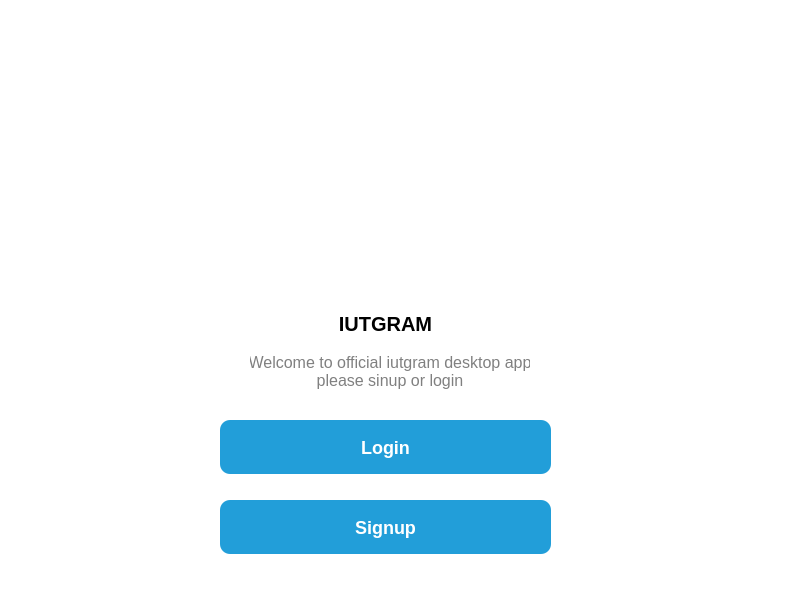
<?xml version="1.0" encoding="UTF-8"?>
<ui version="4.0">
 <class>SetupMain</class>
 <widget class="QWidget" name="SetupMain">
  <property name="geometry">
   <rect>
    <x>0</x>
    <y>0</y>
    <width>800</width>
    <height>600</height>
   </rect>
  </property>
  <property name="minimumSize">
   <size>
    <width>800</width>
    <height>600</height>
   </size>
  </property>
  <property name="maximumSize">
   <size>
    <width>800</width>
    <height>600</height>
   </size>
  </property>
  <property name="windowTitle">
   <string>iutgram</string>
  </property>
  <property name="windowIcon">
   <iconset resource="source.qrc">
    <normaloff>:/src/img/65456.png</normaloff>:/src/img/65456.png</iconset>
  </property>
  <widget class="QStackedWidget" name="stackedWidget">
   <property name="geometry">
    <rect>
     <x>0</x>
     <y>0</y>
     <width>800</width>
     <height>600</height>
    </rect>
   </property>
   <property name="currentIndex">
    <number>0</number>
   </property>
   <widget class="QWidget" name="startPage">
    <property name="styleSheet">
     <string notr="true">background-color:white;</string>
    </property>
    <widget class="QLabel" name="label">
     <property name="geometry">
      <rect>
       <x>0</x>
       <y>0</y>
       <width>801</width>
       <height>271</height>
      </rect>
     </property>
     <property name="text">
      <string/>
     </property>
     <property name="pixmap">
      <pixmap resource="source.qrc">:/src/img/baner.png</pixmap>
     </property>
     <property name="scaledContents">
      <bool>true</bool>
     </property>
    </widget>
    <widget class="QLabel" name="label_2">
     <property name="geometry">
      <rect>
       <x>340</x>
       <y>310</y>
       <width>91</width>
       <height>27</height>
      </rect>
     </property>
     <property name="sizePolicy">
      <sizepolicy hsizetype="Preferred" vsizetype="Fixed">
       <horstretch>3</horstretch>
       <verstretch>7</verstretch>
      </sizepolicy>
     </property>
     <property name="styleSheet">
      <string notr="true">color : black;
font-weight:bold;
font-size: 20px;
text-align:center;
</string>
     </property>
     <property name="text">
      <string>IUTGRAM</string>
     </property>
     <property name="alignment">
      <set>Qt::AlignCenter</set>
     </property>
    </widget>
    <widget class="QPushButton" name="btn_start_signup">
     <property name="geometry">
      <rect>
       <x>220</x>
       <y>500</y>
       <width>331</width>
       <height>54</height>
      </rect>
     </property>
     <property name="cursor">
      <cursorShape>PointingHandCursor</cursorShape>
     </property>
     <property name="styleSheet">
      <string notr="true">border-radius:10px;
background-color:#229ED9;
color:white;
font-size:18px;
font-weight:bold;
padding: 15px 0;
</string>
     </property>
     <property name="text">
      <string>Signup</string>
     </property>
    </widget>
    <widget class="QLabel" name="label_3">
     <property name="geometry">
      <rect>
       <x>250</x>
       <y>350</y>
       <width>280</width>
       <height>42</height>
      </rect>
     </property>
     <property name="sizePolicy">
      <sizepolicy hsizetype="Preferred" vsizetype="Fixed">
       <horstretch>0</horstretch>
       <verstretch>0</verstretch>
      </sizepolicy>
     </property>
     <property name="styleSheet">
      <string notr="true">color : gray;
font-size:16px;</string>
     </property>
     <property name="text">
      <string>Welcome to official iutgram desktop app
please sinup or login</string>
     </property>
     <property name="alignment">
      <set>Qt::AlignCenter</set>
     </property>
    </widget>
    <widget class="QPushButton" name="btn_start_login">
     <property name="geometry">
      <rect>
       <x>220</x>
       <y>420</y>
       <width>331</width>
       <height>54</height>
      </rect>
     </property>
     <property name="cursor">
      <cursorShape>PointingHandCursor</cursorShape>
     </property>
     <property name="styleSheet">
      <string notr="true">border-radius:10px;
background-color:#229ED9;
color:white;
font-size:18px;
font-weight:bold;
padding : 15px 0;</string>
     </property>
     <property name="text">
      <string>Login</string>
     </property>
    </widget>
   </widget>
   <widget class="QWidget" name="loginPage">
    <widget class="QWidget" name="loginForm" native="true">
     <property name="geometry">
      <rect>
       <x>120</x>
       <y>100</y>
       <width>571</width>
       <height>421</height>
      </rect>
     </property>
     <property name="styleSheet">
      <string notr="true">#loginForm{background-color:white;
border-radius:10px;
}</string>
     </property>
     <widget class="QLabel" name="label_4">
      <property name="geometry">
       <rect>
        <x>50</x>
        <y>30</y>
        <width>51</width>
        <height>31</height>
       </rect>
      </property>
      <property name="styleSheet">
       <string notr="true">color:black;
font-weight:bold;
font-size:18px;
background-color:white;</string>
      </property>
      <property name="text">
       <string>Login</string>
      </property>
     </widget>
     <widget class="QLabel" name="label_5">
      <property name="geometry">
       <rect>
        <x>50</x>
        <y>80</y>
        <width>391</width>
        <height>41</height>
       </rect>
      </property>
      <property name="styleSheet">
       <string notr="true">color:gray;
font-weight:400;
font-size:14px;
background-color:white;</string>
      </property>
      <property name="text">
       <string>Please Enter your username and password
to login to your account</string>
      </property>
     </widget>
     <widget class="QLabel" name="label_6">
      <property name="geometry">
       <rect>
        <x>50</x>
        <y>180</y>
        <width>101</width>
        <height>31</height>
       </rect>
      </property>
      <property name="styleSheet">
       <string notr="true">color:gray;
font-weight:400;
font-size:16px;
background-color:white;</string>
      </property>
      <property name="text">
       <string>username</string>
      </property>
     </widget>
     <widget class="QLineEdit" name="input_login_username">
      <property name="geometry">
       <rect>
        <x>50</x>
        <y>210</y>
        <width>451</width>
        <height>24</height>
       </rect>
      </property>
      <property name="focusPolicy">
       <enum>Qt::ClickFocus</enum>
      </property>
      <property name="styleSheet">
       <string notr="true">#input_login_username
{
outline:none;
border:none;
border-bottom:1px solid lightgray;
background-color:white;
}
#input_login_username:focus
{
border-bottom:1px solid #40ABE3;
}</string>
      </property>
     </widget>
     <widget class="QLabel" name="label_7">
      <property name="geometry">
       <rect>
        <x>50</x>
        <y>260</y>
        <width>101</width>
        <height>31</height>
       </rect>
      </property>
      <property name="styleSheet">
       <string notr="true">color:gray;
font-weight:400;
font-size:16px;
background-color:white;</string>
      </property>
      <property name="text">
       <string>passsword</string>
      </property>
     </widget>
     <widget class="QLineEdit" name="input_login_password">
      <property name="geometry">
       <rect>
        <x>50</x>
        <y>300</y>
        <width>451</width>
        <height>24</height>
       </rect>
      </property>
      <property name="focusPolicy">
       <enum>Qt::ClickFocus</enum>
      </property>
      <property name="styleSheet">
       <string notr="true">#input_login_password
{
outline:none;
border:none;
border-bottom:1px solid lightgray;
background-color:white;
}
#input_login_password:focus
{
border-bottom:1px solid #40ABE3;
}</string>
      </property>
      <property name="echoMode">
       <enum>QLineEdit::Password</enum>
      </property>
     </widget>
    </widget>
    <widget class="QWidget" name="widget" native="true">
     <property name="geometry">
      <rect>
       <x>0</x>
       <y>0</y>
       <width>801</width>
       <height>181</height>
      </rect>
     </property>
     <property name="styleSheet">
      <string notr="true">background-color: #5683A4;</string>
     </property>
    </widget>
    <widget class="QPushButton" name="btn_login_login">
     <property name="geometry">
      <rect>
       <x>180</x>
       <y>490</y>
       <width>211</width>
       <height>51</height>
      </rect>
     </property>
     <property name="cursor">
      <cursorShape>PointingHandCursor</cursorShape>
     </property>
     <property name="styleSheet">
      <string notr="true">border-radius:10px;
background-color:#5683A4;
color:white;
font-size:18px;
font-weight:bold;
padding : 15px 0;</string>
     </property>
     <property name="text">
      <string>login</string>
     </property>
    </widget>
    <widget class="QPushButton" name="btn_login_cancel">
     <property name="geometry">
      <rect>
       <x>430</x>
       <y>490</y>
       <width>211</width>
       <height>51</height>
      </rect>
     </property>
     <property name="cursor">
      <cursorShape>PointingHandCursor</cursorShape>
     </property>
     <property name="styleSheet">
      <string notr="true">border-radius:10px;
background-color:#519BC7;
color:white;
font-size:18px;
font-weight:bold;
padding : 15px 0;</string>
     </property>
     <property name="text">
      <string>Cancel</string>
     </property>
    </widget>
    <zorder>widget</zorder>
    <zorder>loginForm</zorder>
    <zorder>btn_login_login</zorder>
    <zorder>btn_login_cancel</zorder>
   </widget>
   <widget class="QWidget" name="signupPage">
    <widget class="QWidget" name="signupForm" native="true">
     <property name="geometry">
      <rect>
       <x>120</x>
       <y>50</y>
       <width>571</width>
       <height>501</height>
      </rect>
     </property>
     <property name="styleSheet">
      <string notr="true">#signupForm{
background-color:white;
border-radius:10px;
}</string>
     </property>
     <widget class="QLabel" name="label_8">
      <property name="geometry">
       <rect>
        <x>50</x>
        <y>30</y>
        <width>71</width>
        <height>31</height>
       </rect>
      </property>
      <property name="styleSheet">
       <string notr="true">color:black;
font-weight:bold;
font-size:18px;
background-color:white;</string>
      </property>
      <property name="text">
       <string>SignUp</string>
      </property>
     </widget>
     <widget class="QLabel" name="label_9">
      <property name="geometry">
       <rect>
        <x>50</x>
        <y>80</y>
        <width>391</width>
        <height>41</height>
       </rect>
      </property>
      <property name="styleSheet">
       <string notr="true">color:gray;
font-weight:400;
font-size:14px;
background-color:white;</string>
      </property>
      <property name="text">
       <string>Please Enter your personal information
to create an account</string>
      </property>
     </widget>
     <widget class="QLabel" name="label_10">
      <property name="geometry">
       <rect>
        <x>50</x>
        <y>290</y>
        <width>101</width>
        <height>31</height>
       </rect>
      </property>
      <property name="styleSheet">
       <string notr="true">color:gray;
font-weight:400;
font-size:16px;
background-color:white;</string>
      </property>
      <property name="text">
       <string>username</string>
      </property>
     </widget>
     <widget class="QLineEdit" name="input_signup_password">
      <property name="geometry">
       <rect>
        <x>50</x>
        <y>390</y>
        <width>451</width>
        <height>24</height>
       </rect>
      </property>
      <property name="focusPolicy">
       <enum>Qt::ClickFocus</enum>
      </property>
      <property name="styleSheet">
       <string notr="true">#input_signup_password
{
outline:none;
border:none;
border-bottom:1px solid lightgray;
background-color:white;
}
#input_signup_password:focus
{
border-bottom:1px solid #40ABE3;
}</string>
      </property>
      <property name="echoMode">
       <enum>QLineEdit::Password</enum>
      </property>
     </widget>
     <widget class="QLabel" name="label_11">
      <property name="geometry">
       <rect>
        <x>50</x>
        <y>360</y>
        <width>101</width>
        <height>31</height>
       </rect>
      </property>
      <property name="styleSheet">
       <string notr="true">color:gray;
font-weight:400;
font-size:16px;
background-color:white;</string>
      </property>
      <property name="text">
       <string>passsword</string>
      </property>
     </widget>
     <widget class="QLineEdit" name="input_signup_username">
      <property name="geometry">
       <rect>
        <x>50</x>
        <y>320</y>
        <width>451</width>
        <height>21</height>
       </rect>
      </property>
      <property name="focusPolicy">
       <enum>Qt::ClickFocus</enum>
      </property>
      <property name="styleSheet">
       <string notr="true">#input_signup_username
{
outline:none;
border:none;
border-bottom:1px solid lightgray;
background-color:white;
}
#input_signup_username:focus
{
border-bottom:1px solid #40ABE3;
}</string>
      </property>
      <property name="echoMode">
       <enum>QLineEdit::Normal</enum>
      </property>
     </widget>
     <widget class="QLabel" name="label_12">
      <property name="geometry">
       <rect>
        <x>50</x>
        <y>150</y>
        <width>101</width>
        <height>31</height>
       </rect>
      </property>
      <property name="styleSheet">
       <string notr="true">color:gray;
font-weight:400;
font-size:16px;
background-color:white;</string>
      </property>
      <property name="text">
       <string>firstname</string>
      </property>
     </widget>
     <widget class="QLabel" name="label_13">
      <property name="geometry">
       <rect>
        <x>50</x>
        <y>220</y>
        <width>101</width>
        <height>31</height>
       </rect>
      </property>
      <property name="styleSheet">
       <string notr="true">color:gray;
font-weight:400;
font-size:16px;
background-color:white;</string>
      </property>
      <property name="text">
       <string>lastname</string>
      </property>
     </widget>
     <widget class="QLineEdit" name="input_firstname">
      <property name="geometry">
       <rect>
        <x>50</x>
        <y>180</y>
        <width>451</width>
        <height>24</height>
       </rect>
      </property>
      <property name="focusPolicy">
       <enum>Qt::ClickFocus</enum>
      </property>
      <property name="styleSheet">
       <string notr="true">#input_firstname
{
outline:none;
border:none;
border-bottom:1px solid lightgray;
background-color:white;
}
#input_firstname:focus
{
border-bottom:1px solid #40ABE3;
}</string>
      </property>
      <property name="echoMode">
       <enum>QLineEdit::Normal</enum>
      </property>
     </widget>
     <widget class="QLineEdit" name="input_lastname">
      <property name="geometry">
       <rect>
        <x>50</x>
        <y>250</y>
        <width>451</width>
        <height>24</height>
       </rect>
      </property>
      <property name="focusPolicy">
       <enum>Qt::ClickFocus</enum>
      </property>
      <property name="styleSheet">
       <string notr="true">#input_lastname
{
outline:none;
border:none;
border-bottom:1px solid lightgray;
background-color:white;
}
#input_lastname:focus
{
border-bottom:1px solid #40ABE3;
}</string>
      </property>
      <property name="echoMode">
       <enum>QLineEdit::Normal</enum>
      </property>
     </widget>
    </widget>
    <widget class="QWidget" name="widget_4" native="true">
     <property name="geometry">
      <rect>
       <x>0</x>
       <y>0</y>
       <width>801</width>
       <height>181</height>
      </rect>
     </property>
     <property name="styleSheet">
      <string notr="true">background-color: #5683A4;</string>
     </property>
    </widget>
    <widget class="QPushButton" name="btn_signup_signup">
     <property name="geometry">
      <rect>
       <x>190</x>
       <y>520</y>
       <width>211</width>
       <height>51</height>
      </rect>
     </property>
     <property name="cursor">
      <cursorShape>PointingHandCursor</cursorShape>
     </property>
     <property name="styleSheet">
      <string notr="true">border-radius:10px;
background-color:#5683A4;
color:white;
font-size:18px;
font-weight:bold;
padding : 15px 0;</string>
     </property>
     <property name="text">
      <string>SignUp</string>
     </property>
    </widget>
    <widget class="QPushButton" name="btn_signup_cancel">
     <property name="geometry">
      <rect>
       <x>430</x>
       <y>520</y>
       <width>211</width>
       <height>51</height>
      </rect>
     </property>
     <property name="cursor">
      <cursorShape>PointingHandCursor</cursorShape>
     </property>
     <property name="styleSheet">
      <string notr="true">border-radius:10px;
background-color:#519BC7;
color:white;
font-size:18px;
font-weight:bold;
padding : 15px 0;</string>
     </property>
     <property name="text">
      <string>Cancel</string>
     </property>
    </widget>
    <zorder>widget_4</zorder>
    <zorder>signupForm</zorder>
    <zorder>btn_signup_signup</zorder>
    <zorder>btn_signup_cancel</zorder>
   </widget>
  </widget>
 </widget>
 <resources>
  <include location="source.qrc"/>
 </resources>
 <connections/>
</ui>
